Frame 1 (no input): blank canvas, image omitted
Frame 60 (the mouse pressed at the canvas centre just before this capture): blank canvas, image omitted
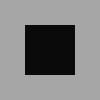
Frame 120 (the mouse held since frame 60 and released just before this capture)

The Processing sketch whose frames 1 and 60 were blank and that drew this single picture after the mouse press (run headless with seeded random() and noise(); from frame 60 on, the mouse is pressed at the canvas centre):

// Processing sketch: mouseButton1
// ── mouseButton1.pde
void setup(){
  size(100, 100);
  noStroke();
}

void draw(){
  background(166);
  if(mousePressed == true){
    rect(width/2 - 25, height/2 - 25, 50, 50);
    fill(10);
  }
}
